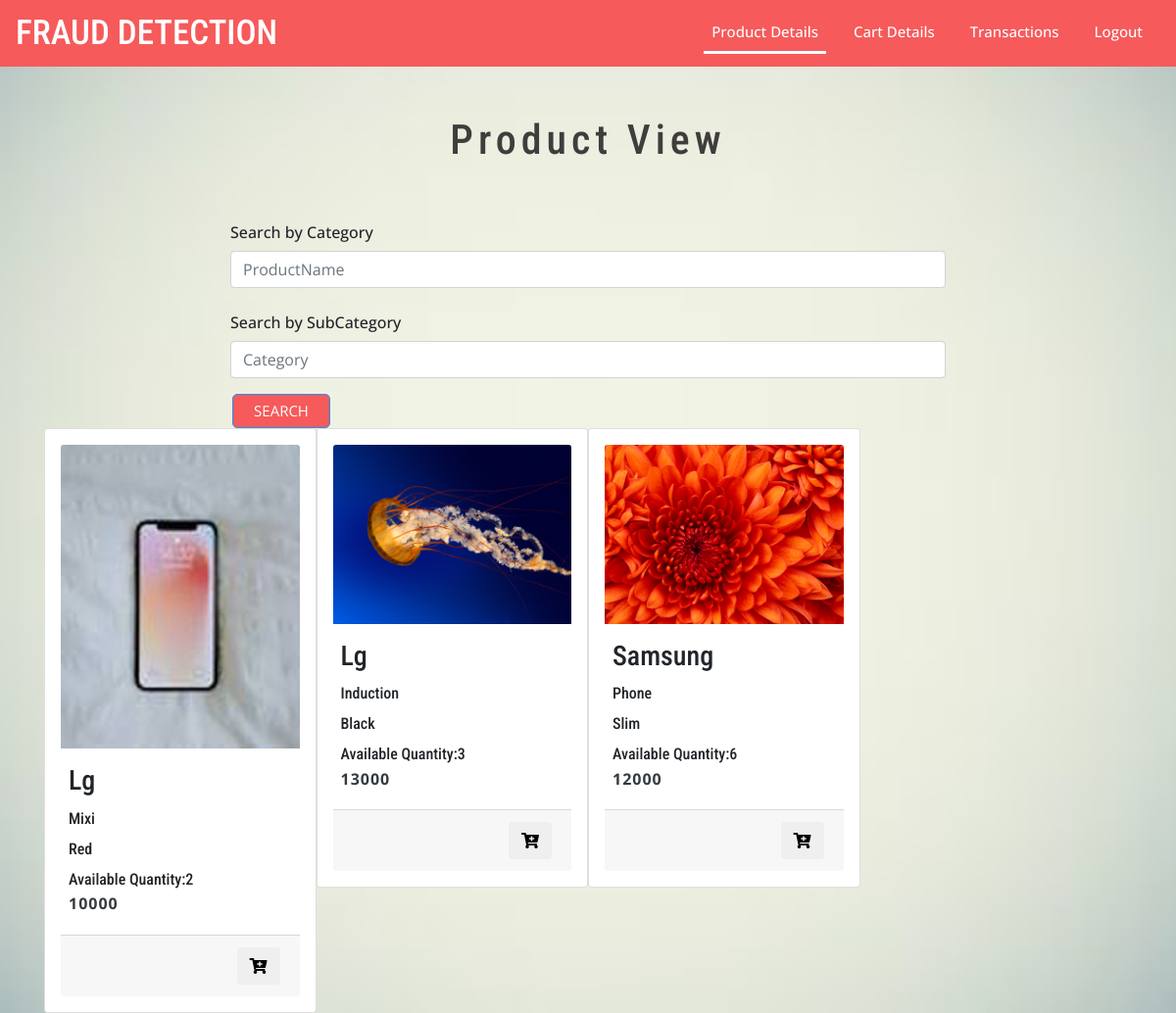
The app's page /productview with its own data.
### tables this page shows
CREATE TABLE `addproduct` (
  `id` int(11) NOT NULL,
  `productname` varchar(20) NOT NULL,
  `category` varchar(20) NOT NULL,
  `subcategory` varchar(20) NOT NULL,
  `cost` varchar(20) NOT NULL,
  `description` varchar(20) NOT NULL,
  `quantity` varchar(20) NOT NULL,
  `image` varchar(80) NOT NULL
);

### application/controllers/Productview.php (called while the page is built, shortened)
<?php
class Productview extends CI_Controller
{
    public function index()
    {
        $this->load->model('detection');
        $data['products']=$this->detection->productview();
        $this->load->view('productview',$data);
    }
}

### index.php (called while the page is built, shortened)
<?php
require_once BASEPATH.'core/CodeIgniter.php';

### application/models/Detection.php (called while the page is built, shortened)
<?php
class Detection extends CI_Model
{
    public function productview()
    {
        $sql="select * from addproduct";
        $query=$this->db->query($sql);
        return $query->result_array();
    }
}

### application/views/productview.php (the view, shortened to what this page needs)
<!DOCTYPE html>
<html>
<head>
    <link href="css/bootstrap.min.css" rel="stylesheet" type="text/css" />
    <link href="css/fontawesome-all.min.css" rel="stylesheet" type="text/css" media="all">
    <link href="css/popuo-box.css" rel="stylesheet" type="text/css" media="all" />
    <link rel="stylesheet " href="css/chocolat.css " type="text/css" media="all" />
    <link href="css/easy-responsive-tabs.css" rel='stylesheet' type='text/css' />
    <link href="css/style.css" rel='stylesheet' type='text/css' media="all">
</head>
<body>
<header>
    <?php include_once ('application/views/includes/header2.php');?>
</header>
<div class="main-about">
    <div class="container">
        <div class="text-h3 text-center">
            <h3>Product View</h3>
        </div>
        <div class="row" id="login">
            <div class="col-md-2"></div>
            <div class="col-md-8">
                <form action="#" method="post">
                    <div class="form-row">
                        <div class="form-group col-md-12">
                            <label  class="col-form-label">Search  by Category</label>
                            <input type="text" class="form-control" id="inputtext" placeholder="ProductName" required="">
                        </div>
                        <div class="form-group col-md-12">
                            <label  class="col-form-label">Search  by SubCategory</label>
                            <input type="email" class="form-control" id="inputEmail4" placeholder="Category" required="">
                        </div>
                        <input type="submit" class="form-button" value="SEARCH">
                    </div>
                </form>
            </div>
        </div>
        <?php
        foreach($products as $product) {
            ?>
            <div class="col-lg-3 col-sm-6 p-0" style="float: left">
                <div class="card product-men p-3">
                    <div class="men-thumb-item">
                        <img src="images/image/<?php echo $product['image'];?>" alt="img" class="card-img-top">
                    </div>
                    <div class="card-body  py-3 px-2">
                        <h3 class="card-title text-capitalize"><?php echo $product['subcategory']?></h3>
                        <h6 class="card-title text-capitalize"><?php echo $product['productname']?></h6>
                        <h6 class="card-title text-capitalize"><?php echo $product['description']?></h6>
                        <h6>Available Quantity:<?php echo $product['quantity']?></h6>
                        <div class="card-text d-flex justify-content-between">
                            <p class="text-dark font-weight-bold"><?php echo $product['cost']?></p>
                        </div>
                    </div>
                    <div class="card-footer d-flex justify-content-end">
                            <button type="button" class="hub-cart phub-cart btn" onclick="s(<?php echo $product['id']?>)">
                                <i class="fa fa-cart-plus" aria-hidden="true"></i>
                            </button>
                    </div>
                </div>
            </div>
            <?php
        }
?>
    </div>
</div>
</body>
</html>

### application/views/includes/header2.php (shortened to what this page needs)
<nav class="navbar navbar-expand-lg navbar-light">
    <h1><a class="navbar-brand" href="index.html">FRAUD DETECTION</a></h1>
    <div class="collapse navbar-collapse" id="navbarNav">
        <ul class="navbar-nav ml-auto">
            <li class="nav-item active">
                <a class="nav-link active" href="productview">Product Details<span class="sr-only">(current)</span></a>
            </li>
            <li class="nav-item">
                <a href="cartdetail" class="nav-link  hvr-overline-from-center" >Cart Details</a>
            </li>
            <li class="nav-item">
                <a href="transaction" class="nav-link  hvr-overline-from-center" > Transactions</a>
            </li>
            <li class="nav-item">
                <a href="<?php echo base_url()?>carddetails/logout" class="nav-link  hvr-overline-from-center" > Logout</a>
            </li>
        </ul>
    </div>
</nav>

### css/chocolat.css (style rules this page uses)
body { margin:0; padding:0; }

### css/easy-responsive-tabs.css (style rules this page uses)
body { margin: 0px; padding: 0px; background: #f5f5f5; font-weight: 500; }
ul.resp-tabs-list, p { margin: 0px; padding: 0px; }

### css/style.css (style rules this page uses)
body { padding: 0; margin: 0; background-image: url('../a.jpg'); background-size: cover; background-repeat: no-repeat; background-position: center center; font-family: 'Open Sans', sans-serif; }
body a { transition: 0.5s all; -webkit-transition: 0.5s all; -moz-transition: 0.5s all; -o-transition: 0.5s all; -ms-transition: 0.5s all; text-decoration: none; }
input[type="button"], input[type="submit"] { transition: 0.5s all; -webkit-transition: 0.5s all; -moz-transition: 0.5s all; -o-transition: 0.5s all; -ms-transition: 0.5s all; }
h1, h2, h3, h4, h5, h6 { margin: 0; padding: 0; font-family: 'Roboto Condensed', sans-serif; }
p { margin: 0; padding: 0; font-family: 'Open Sans', sans-serif; font-size: 16px; letter-spacing: 1px; line-height: 1.9; color: #e51414; }
ul, ol { margin: 0; padding: 0; }
label { margin: 0; }
.text-h3.text-center h3 { font-size: 42px; color:#403d3d; letter-spacing: 5px; }
.text-h3.text-center { margin-bottom: 50px; }
header { background-color: #f65a5b; }
.navbar-light .navbar-brand { color: #fff; font-size: 35px; }
.navbar-light .navbar-nav .active>.nav-link, .navbar-light .navbar-nav .nav-link.active, .navbar-light .navbar-nav .nav-link.show, .navbar-light .navbar-nav .show>.nav-link { color: #fff; }
li.nav-item.active { border-bottom: 3px solid #fff; }
.navbar-collapse { padding: 0; }
.navbar-light .navbar-nav .nav-link { color: #fff; font-size: 15px; }
li.nav-item { margin: 0 10px; }
.navbar { border-radius: 0; margin-bottom: 0; }
.navbar { margin-bottom: 0px; border: transparent; border-radius: 0px; }
.hvr-overline-from-center { display: inline-block; vertical-align: middle; -webkit-transform: translateZ(0); transform: translateZ(0); box-shadow: 0 0 1px rgba(0, 0, 0, 0); -webkit-backface-visibility: hidden; backface-visibility: hidden; -moz-osx-font-smoothing: grayscale; position: relative; overflow: hidden; }
.hvr-overline-from-center:before { content: ""; position: absolute; z-index: -1; left: 50%; right: 50%; bottom: 0; background: #fff; height: 3px; -webkit-transition-property: left, right; transition-property: left, right; -webkit-transition-duration: 0.3s; transition-duration: 0.3s; -webkit-transition-timing-function: ease-out; transition-timing-function: ease-out; }
.main-about { margin-top: 50px; }
input.form-button { width: 120px; padding: 5px; margin-left: 7px; border-radius: 5px; border: 1px solid #2196F3; background-color: #f65a5b; color: #fff; cursor: pointer; font-size: 17px; }
a.navbar-brand { color: #f65a5b; font-size: 35px; }
input.form-button { width: 100px; padding: 5px; font-size: 15px; }

### records on screen
addproduct: image (picture), subcategory "Lg", productname "Mixi", description "Red", quantity "2", cost "10000"
addproduct: image (picture), subcategory "Lg", productname "Induction", description "Black", quantity "3", cost "13000"
addproduct: image (picture), subcategory "Samsung", productname "Phone", description "Slim", quantity "6", cost "12000"
